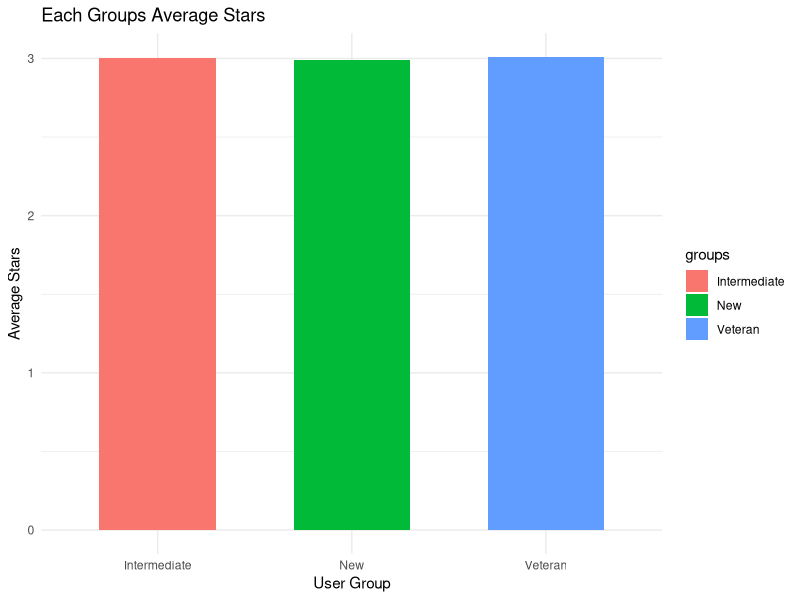

Write the R code that produced this figure.
## Q1

#Step 1: Load libraries 

library(ggplot2) # plots
library(kableExtra) # tables 


# Step 2: Read csv file 
users <- read.csv("users.csv")
head(users)

#Step 3: Remove NAs/missing values
cleaned_users <- users[!is.na(users$member_since) & !is.na(users$review_count) &!is.na(users$average_stars), ]

#Step 4: Categories depending on user joining date 
cleaned_users$groups <- ifelse(
  cleaned_users$member_since < "2017-01-01", "Veteran", # joined before 2017
  ifelse(
    cleaned_users$member_since > "2017-01-01" & cleaned_users$member_since < "2022-12-31", "Intermediate", # joined between 2017-2022
  "New" # joined after 2022
)) 
  

# Summarizing data by user group
# - calculate number of users
# - average star rating
# - average number of reviews 

#Step 4 User count 
count <- table(cleaned_users$groups) # Calculate users in each group
count
# Intermediate          New      Veteran 
#  22653                8401         7747 

table1 <- aggregate(cbind(review_count, average_stars) ~ groups, 
                    data = cleaned_users, 
                    FUN = function(x) c(Avg_Reviews = mean(x, na.rm = TRUE), 
                                        Avg_Stars = mean(x, na.rm = TRUE)))
# FUN = function(x) means applied to each groups using cbind. 

table1$Avg_Reviews <- round(table1$review_count[, "Avg_Reviews"], 2)
table1$Avg_Stars <- round(table1$average_stars[, "Avg_Stars"], 2)

table1 <- table1[, c("groups", "Avg_Stars", "Avg_Reviews")]
colnames(table1)
# Avg_reviews and average_stars by user group   
table1 %>% 
  kbl(caption = "User Reviews by Group") %>%
  kable_styling(bootstrap_options = c("Striped", "hover"), full_width = FALSE)

# Bar Plot for average review stars grouped 
ggplot(table1, aes(x = groups, y = Avg_Stars, fill = groups)) +
  geom_bar(stat = "identity", width = 0.6) +  # height of bars = average stars
  labs(title = "Each Groups Average Stars",x = "User Group",y = "Average Stars")+
  theme_minimal()
